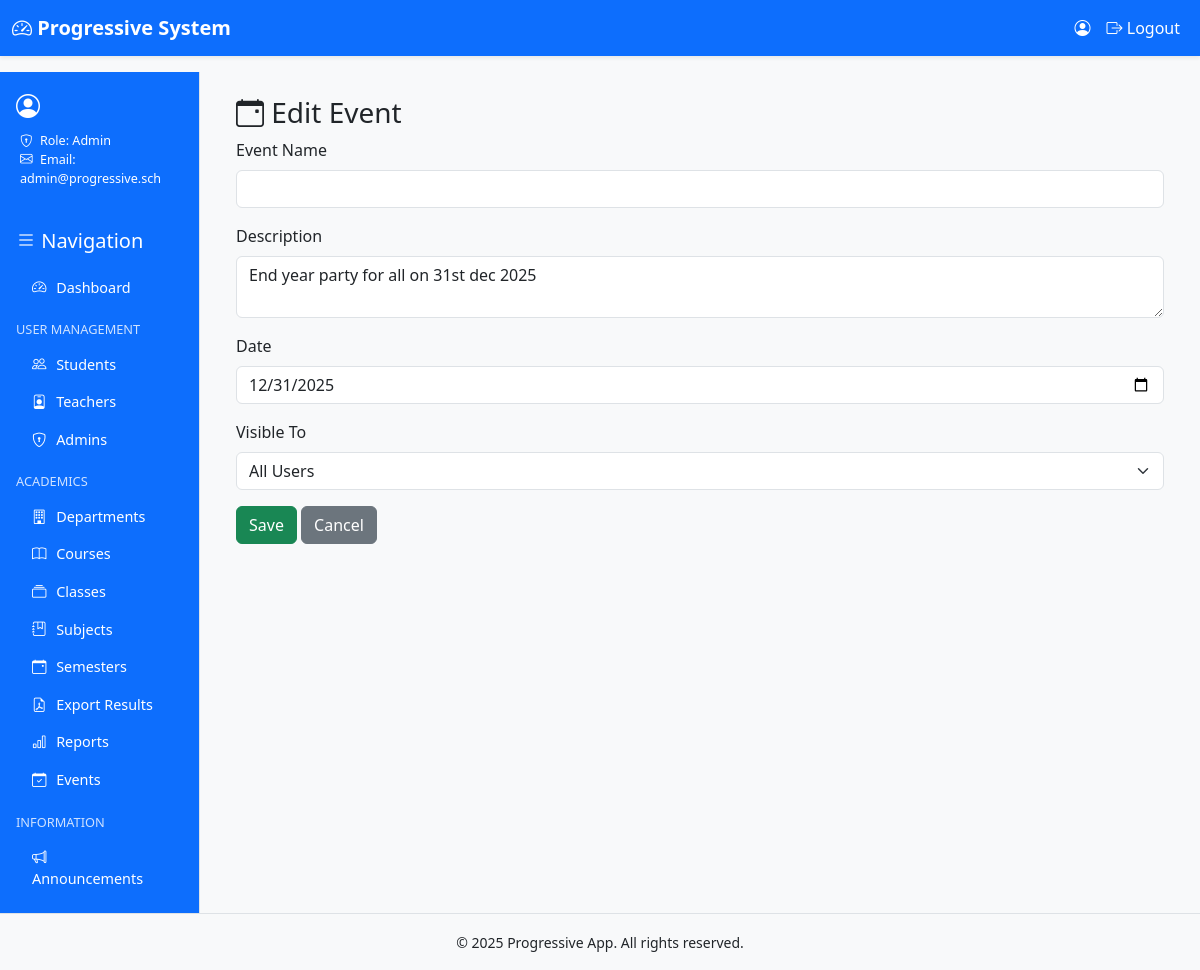
Page /events/1/edit/ (signed in) on the committed database.
### progressive_app/models.py (models this page shows, shortened)
class User(AbstractUser):
    ROLE_CHOICES = [
        ("admin", "Admin"),
        ("teacher", "Teacher"),
        ("student", "Student"),
    ]
    role = models.CharField(max_length=20, choices=ROLE_CHOICES)
    admission_number = models.CharField(max_length=20, blank=True, null=True, unique=True)
    department = models.ForeignKey("Department", on_delete=models.SET_NULL, null=True, blank=True)
    course = models.ForeignKey("Course", on_delete=models.SET_NULL, null=True, blank=True)
    school_class = models.ForeignKey("SchoolClass", on_delete=models.SET_NULL, null=True, blank=True)
    semester = models.ForeignKey("Semester", on_delete=models.SET_NULL, null=True, blank=True)

class Event(models.Model):
    VISIBILITY_CHOICES = [
        ("all", "All"),
        ("teacher", "Teacher"),
        ("student", "Student"),
    ]
    title = models.CharField(max_length=200)
    description = models.TextField()
    date = models.DateField()
    visibility = models.CharField(max_length=20, choices=VISIBILITY_CHOICES, default="all")

### progressive_app/views.py (the view, shortened to what this page needs)
# urls.py: path("events/<int:pk>/edit/", views.event_edit, name="event_edit"),
@login_required
def event_edit(request, pk):
    if not require_role(request.user, ["admin"]):
        return forbid_or_redirect_login(request)
    event = get_object_or_404(Event, pk=pk)
    return render(request, "admin/event_form.html", {"form_title": "Edit Event", "event": event})

### progressive_app/views.py (called while the page is built)
def require_role(user, allowed_roles):
    return user.is_authenticated and user.role in allowed_roles

### progressive_app/templates/admin/event_form.html (shortened to what this page needs)
{% extends 'base.html' %}
{% block content %}
<div class="container">
  <h3><i class="bi bi-calendar-event"></i> {{ form_title }}</h3>
  <form method="post">{% csrf_token %}
    <div class="mb-3">
      <label for="id_name" class="form-label">Event Name</label>
      <input type="text" name="name" id="id_name" value="{{ event.name }}" class="form-control">
    </div>
    <div class="mb-3">
      <label for="id_description" class="form-label">Description</label>
      <textarea name="description" id="id_description" class="form-control">{{ event.description }}</textarea>
    </div>
    <div class="mb-3">
      <label for="id_date" class="form-label">Date</label>
      <input type="date" name="date" id="id_date" value="{{ event.date|date:'Y-m-d' }}" class="form-control">
    </div>
    <div class="mb-3">
      <label for="id_visibility" class="form-label">Visible To</label>
      <select name="visibility" id="id_visibility" class="form-select">
        <option value="all" {% if event.visibility == "all" %}selected{% endif %}>All Users</option>
      </select>
    </div>
    <button class="btn btn-success">Save</button>
    <a href="{% url 'progressive_app:events_list' %}" class="btn btn-secondary">Cancel</a>
  </form>
</div>
{% endblock %}

### progressive_app/templates/base.html (shortened to what this page needs)
{% load static %}
<!doctype html>
<html lang="en">
  <head>
    <link href="https://cdn.jsdelivr.net/npm/bootstrap@5.3.2/dist/css/bootstrap.min.css" rel="stylesheet">
    <link href="https://cdn.jsdelivr.net/npm/bootstrap-icons@1.11.1/font/bootstrap-icons.css" rel="stylesheet">
    <link rel="stylesheet" href="{% static 'css/theme.css' %}">
  </head>
<body class="d-flex flex-column min-vh-100">
    <nav class="navbar navbar-expand-lg shadow-sm bg-light">
      <div class="container-fluid">
        <a class="navbar-brand" href="{% url 'progressive_app:dashboard' %}">
          <i class="bi bi-speedometer2"></i> Progressive System
        </a>
        <div class="collapse navbar-collapse" id="navbarNav">
          <ul class="navbar-nav ms-auto">
            {% if user.is_authenticated %}
              <li class="nav-item">
                <span class="nav-link">
                  <i class="bi bi-person-circle"></i> {{ user.first_name }} {{ user.last_name }}
                </span>
              </li>
              <li class="nav-item">
                <a class="nav-link text-warning" href="{% url 'progressive_app:logout' %}">
                  <i class="bi bi-box-arrow-right"></i> Logout
                </a>
              </li>
            {% else %}
              <li class="nav-item">
                <a class="nav-link" href="{% url 'progressive_app:login' %}">
                  <i class="bi bi-box-arrow-in-right"></i> Login
                </a>
              </li>
            {% endif %}
          </ul>
        </div>
      </div>
    </nav>
   <div class="container-fluid flex-grow-1">
      <div class="row min-vh-100">
        <div class="col-md-3 col-lg-2 sidebar bg-primary text-white p-3 d-flex flex-column">
          <div class="profile-box mb-4">
            <div class="d-flex align-items-center mb-2">
              <i class="bi bi-person-circle fs-4 me-2"></i>
            </div>
            <ul class="list-unstyled small ms-1">
              {% if user.role == 'student' %}
                <li><i class="bi bi-card-list me-1"></i> Admission: {{ user.admission_number }}</li>
                <li><i class="bi bi-collection me-1"></i> Class: {{ user.school_class.name }}</li>
                <li><i class="bi bi-building me-1"></i> Department: {{ user.department.name }}</li>
                <li><i class="bi bi-journal-bookmark me-1"></i> Course: {{ user.course.name }}</li>
              {% elif user.role == 'teacher' %}
                <li><i class="bi bi-building me-1"></i> Department: {{ user.department.name }}</li>
                <li><i class="bi bi-envelope me-1"></i> Email: {{ user.email }}</li>
              {% elif user.role == 'admin' %}
                <li><i class="bi bi-shield-lock me-1"></i> Role: Admin</li>
                <li><i class="bi bi-envelope me-1"></i> Email: {{ user.email }}</li>
              {% endif %}
            </ul>
          </div>
          <h5 class="mb-3"><i class="bi bi-list"></i> Navigation</h5>
          <div class="list-group list-group-flush flex-grow-1">
            <a href="{% url 'progressive_app:dashboard' %}" class="list-group-item list-group-item-action bg-primary text-white">
              <i class="bi bi-speedometer2"></i> Dashboard
            </a>
            {% if user.role == 'admin' %}
              <h6 class="mt-3 mb-2">User Management</h6>
              <a href="{% url 'progressive_app:students_list' %}" class="list-group-item bg-primary text-white"><i class="bi bi-people"></i> Students</a>
              <a href="{% url 'progressive_app:teachers_list' %}" class="list-group-item bg-primary text-white"><i class="bi bi-person-badge"></i> Teachers</a>
              <a href="{% url 'progressive_app:admins_list' %}" class="list-group-item bg-primary text-white"><i class="bi bi-shield-lock"></i> Admins</a>
              <h6 class="mt-3 mb-2">Academics</h6>
              <a href="{% url 'progressive_app:departments_list' %}" class="list-group-item bg-primary text-white"><i class="bi bi-building"></i> Departments</a>
              <a href="{% url 'progressive_app:courses_list' %}" class="list-group-item bg-primary text-white"><i class="bi bi-book"></i> Courses</a>
              <a href="{% url 'progressive_app:classes_list' %}" class="list-group-item bg-primary text-white"><i class="bi bi-collection"></i> Classes</a>
              <a href="{% url 'progressive_app:subjects_list' %}" class="list-group-item bg-primary text-white"><i class="bi bi-journal-bookmark"></i> Subjects</a>
              <a href="{% url 'progressive_app:semesters_list' %}" class="list-group-item bg-primary text-white"><i class="bi bi-calendar-event"></i> Semesters</a>
              <a href="{% url 'progressive_app:admin_results_pdf' %}" class="list-group-item bg-primary text-white"><i class="bi bi-file-earmark-pdf"></i> Export Results</a>
              <a href="{% url 'progressive_app:reports' %}" class="list-group-item bg-primary text-white"><i class="bi bi-bar-chart"></i> Reports</a>
              <a href="{% url 'progressive_app:events_list' %}" class="list-group-item bg-primary text-white"><i class="bi bi-calendar-check"></i> Events</a>
            {% endif %}
            <h6 class="mt-3 mb-2">Information</h6>
            <a href="{% url 'progressive_app:announcements_list' %}" class="list-group-item bg-primary text-white"><i class="bi bi-megaphone"></i> Announcements</a>
          </div>
        </div>
        <main class="col-md-9 col-lg-10 p-4">
          {% block content %}{% endblock %}
        </main>
      </div>
    </div>
    <footer class="bg-light text-center py-3 border-top mt-auto">
      <small>&copy; {% now "Y" %} Progressive App. All rights reserved.</small>
    </footer>
  </body>
</html>

### static/css/theme.css (style rules this page uses)
:root { --prog-blue: #0d6efd; }
a { text-decoration: none; }
body { font-family: "Segoe UI", Roboto, Helvetica, Arial, sans-serif; background-color: #f8f9fa; }
.navbar { background-color: #0d6efd !important; }
.navbar-brand { font-weight: bold; color: #fff !important; }
.navbar .nav-link { color: #fff !important; }
.sidebar { min-height: 100vh; border-right: 1px solid #dee2e6; background-color: #0d6efd; }
.sidebar h5, .sidebar h6 { color: #fff; }
.list-group-item { background-color: #0d6efd; color: #fff; border: none; }
.list-group-item i { margin-right: 6px; }
.btn-secondary { background-color: #6c757d; border-color: #6c757d; }
.sidebar { font-size: 0.9rem; }
.sidebar .list-group-item { background-color: #0d6efd; color: #fff; border: none; }
.sidebar h6 { font-size: 0.8rem; text-transform: uppercase; margin-top: 1rem; margin-bottom: 0.5rem; color: #cfe2ff; }

### rows in the picture
User: email "admin@progressive.sch"
Event: description "End year party for all on 31st dec 2025", date "12/31/2025", visibility "All Users"
